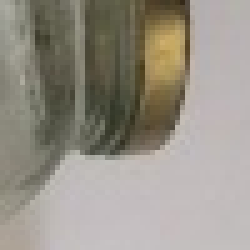
#> input picture dataset/true/1015.jpg, 50 x 50 px (shown 5 times larger)
$ jupyter execute --allow-errors code.ipynb   (older library calls are emulated)
#> lines starting #> are read from the running program, lines starting #| are printed output that depends on the picture
<h2>LOAD AND PREPARE DATASET</h2>

[cell 1]
import os
import cv2
import numpy as np
import matplotlib.pyplot as plt
from sklearn.model_selection import GridSearchCV, train_test_split
import random
from sklearn.svm import SVC
from sklearn.ensemble import RandomForestClassifier
from sklearn.decomposition import PCA
from sklearn.metrics import plot_confusion_matrix
from sklearn.metrics import accuracy_score
import mahotas


dataset_dir = 'dataset'
categories = ['true','false']
dataset = []
for category in categories:
    path = os.path.join(dataset_dir,category)
    label = categories.index(category)
    for img in os.listdir(path):
        try:
            imgpath = os.path.join(path,img)
            # read image
            rawimage = cv2.imread(imgpath)
#> rawimage is the input picture: shape (50, 50, 3); mean B, G, R 135.9, 146.4, 151.7

            # create pixel features
            rawimage_pixels = np.array(rawimage).flatten()
#> rawimage_pixels = 7500 values, max 205 at index 1298, min 24 at index 2034, mean 144.7

            # create haralick features
            gray = cv2.cvtColor(rawimage, cv2.COLOR_BGR2GRAY)
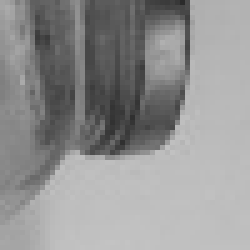
#> gray: shape (50, 50) (shown 5 times larger); min 43, max 195, mean 146.8
            rawimage_haralic = mahotas.features.haralick(gray).mean(axis=0)

            dataset.append([rawimage_pixels,rawimage_haralic,label])
        except:
            pass
#> pass 2 of the loop `for category in categories:`:
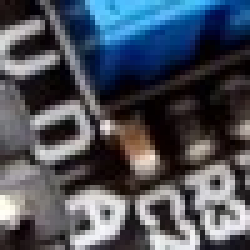
#> input picture dataset/false/13318.jpg, 50 x 50 px (shown 5 times larger)
#> rawimage is the input picture: shape (50, 50, 3); mean B, G, R 91.9, 81.2, 75.5
#> rawimage_pixels = 7500 values, max 255 at index 54, min 0 at index 19, mean 82.84
#> `gray = cv2.cvtColor(rawimage, cv2.COLOR_BGR2GRAY)`:
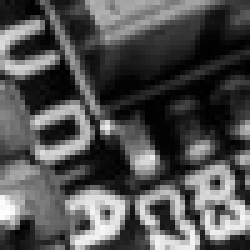
#> gray: shape (50, 50) (shown 5 times larger); min 0, max 254, mean 80.7

<h2>GENERATE FEATURES USING PCA AND HARALICK FEATURES</h2>

[cell 2]
# Shuffle data randomly to generate accurate test and train dataset
random.shuffle(dataset)

pixel_features = []
haralic_features = []
labels = []

for pixel,haralic,label in dataset:
    pixel_features.append(pixel)
    haralic_features.append(haralic)
    labels.append(label)


#> (the rest of this cell did not finish here and is left out)

<h2>TRAIN AND CALCULATE ACCURACY</h2>

[cell 3]
# SVM results in a lower accuracy than random forest
#model = SVC()

# User random forest classifier with 100 estimators
model=RandomForestClassifier(n_estimators=100)
#> (the rest of this cell did not finish here and is left out)

<h2>PREDICTING REAL IMAGES</h2>

[cell 4]
image_path = 'test_images/10.jpg'

test_image = cv2.imread(image_path)
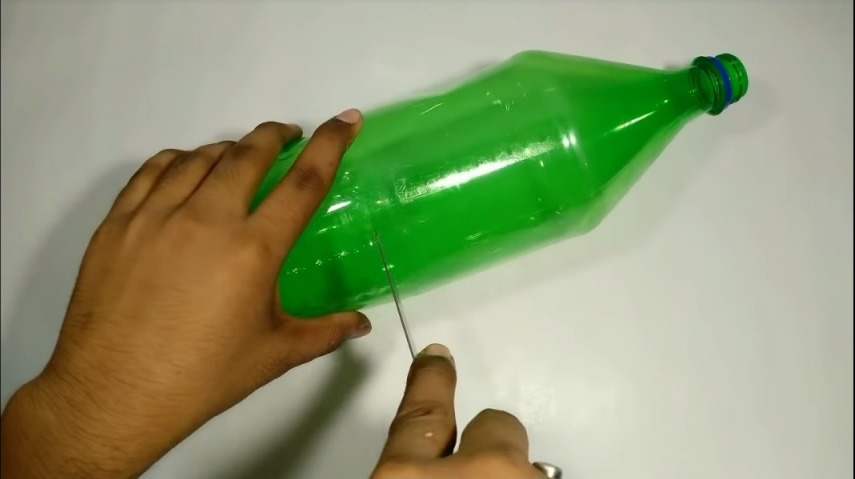
#> input picture test_images/10.jpg, 855 x 479 px
#> test_image is the input picture: shape (479, 855, 3); mean B, G, R 115.5, 154.8, 144

#Resize image
imageScale = test_image.shape[1]/300
#> imageScale = 2.85
dim = (int(test_image.shape[1]/imageScale), int(test_image.shape[0]/imageScale))
#> dim = (300, 168)
test_image = cv2.resize(test_image, dim, interpolation = cv2.INTER_CUBIC)
#> test_image: shape (168, 300, 3)

#Split image into 50x50 pieces and draw circle on positive ones
height, width = test_image.shape[:2]
#> height = 168; width = 300
x_values = range(0,int(width/50)-1)
y_values = range(0,int(height/50))
y=0
x=0
w=50
h=50
#> (the rest of this cell did not finish here and is left out)
